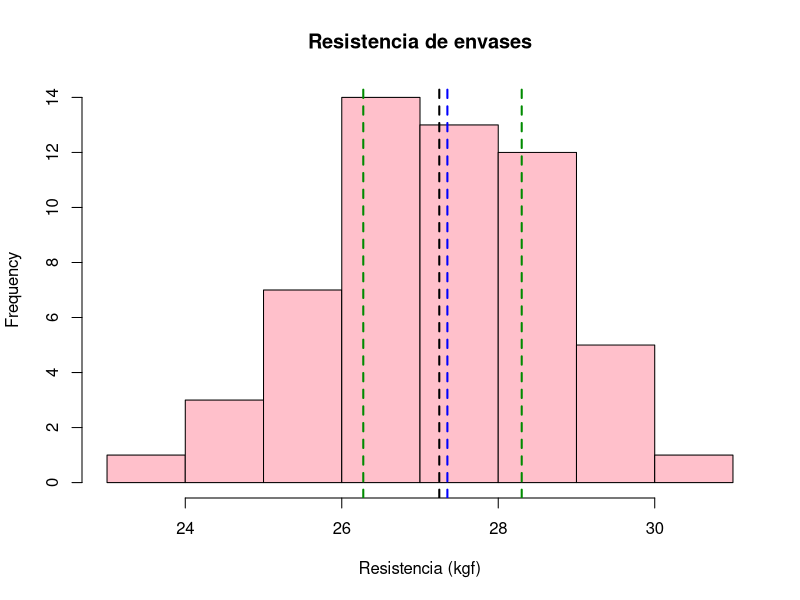
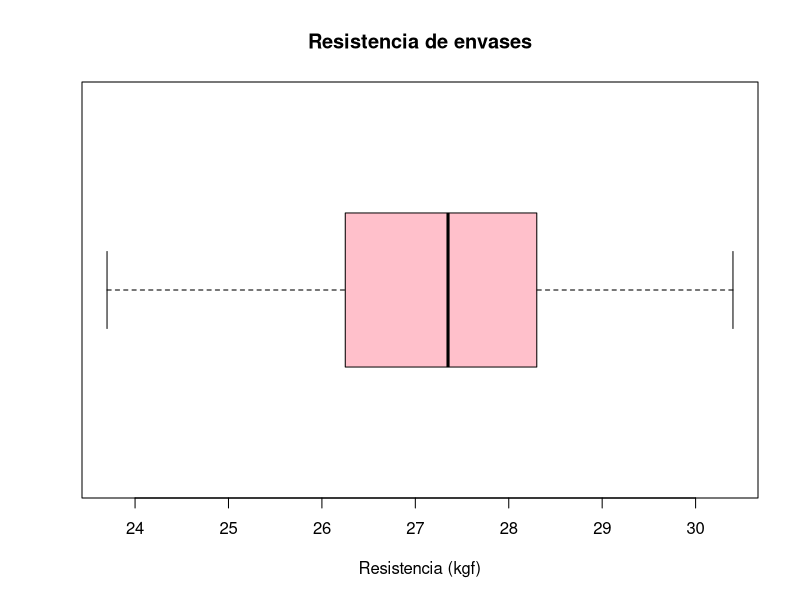

Write R code to recreate these figures, in order.
## ---- chunk 1
#Podemos calcuar el IC por aproximacion normal y t-student. realicemos ambas:

#Por aproximacion normal

alpha = 0.05
n = 40
x.bar = 18.1
S = 1.7

#margen de error
me.n = qnorm(1 - (alpha / 2)) * S / sqrt(n)

IC.n = c(x.bar - me.n, x.bar + me.n)

print(IC.n)

#IC por aproximacion normal
## ---- chunk 2
#Podemos calcuar el IC por aproximacion normal y t-student. realicemos ambas

#Por T-student

alpha = 0.05
n = 40
x.bar = 18.1
S = 1.7

#margen de error
me.t = qt(1 - (alpha / 2), n - 1) * S / sqrt(n)

IC.t = c(x.bar - me.t, x.bar + me.t)

print(IC.t)

#IC por aproximacion normal
## ---- chunk 3


ME.ast = 0.4
n.ast = ceiling((qnorm(1 - (alpha/2)) * S /ME.ast)^2)

if (n.ast > n){
  cat("Se requieren", n.ast - n, "nuevos individuos para garantizar un margen de error de", ME.ast, "mg")
} else {
  cat ("Con", n, "individuos estamos bien")
}



## ---- chunk 4

#IC del 95% para la desviacion estandar real/poblacional


q1 = qchisq(1- (alpha/2), n - 1)

q2 = qchisq(alpha/2, n - 1)

a = (n - 1) * (S^2) / q1

b = (n - 1) * (S^2) / q2

IC.sigma = sqrt(c(a, b))

print(IC.sigma)

## ---- chunk 5

#Punto medio del IC de la media poblacional

z1 = x.bar - IC.sigma[2]
z2 = x.bar + IC.sigma[2]

print(c(z1, z2))

## ---- chunk 6
X = c(28.3, 26.8, 26.6, 26.5, 28.1, 24.8, 27.4, 26.2, 29.4, 28.6, 24.9, 25.2, 30.4, 27.7, 27.0, 26.1, 28.1, 26.9, 28.0, 27.6, 25.6, 29.5, 27.6, 27.3, 26.2, 27.7, 27.2, 25.9, 26.5, 28.3, 26.5, 29.1, 23.7, 29.7, 26.8, 29.5, 28.4, 26.3, 28.1, 28.7, 27.0, 25.5, 26.9, 27.2, 27.6, 25.5, 28.3, 27.4, 28.8, 25.0, 25.3, 27.7, 25.2, 28.6, 27.9, 28.7)


## ---- chunk 7

#Medidas de centralidad
library(e1071)

media = mean(X)
mediana = median(X)
p25 = quantile(X, 0.25)
p75 = quantile(X, 0.75)
minimo = min(X)
maximo = max(X)

MC = rbind(media, mediana, minimo, p25, p75, maximo)
print(MC)

#Medidas de dispercion

desv.est = sd(X)
rango = maximo - minimo
rango.intercuantil = IQR(X)
MD = rbind(desv.est, rango, rango.intercuantil)
print(MD)
#Medidas de Forma

asimetria = skewness(X)
curtosis = kurtosis(X)
MF = rbind(asimetria, curtosis)
print(MF)
#Graficos

hist(X, main = "Resistencia de envases", xlab = "Resistencia (kgf)", col = "pink")


abline(v= media, lty = 2, lwd = 2)
abline(v= mediana, lty = 2, lwd = 2, col = "blue")
abline(v= p25, lty = 2, lwd = 2, col = "green4")
abline(v= p75, lty = 2, lwd = 2, col = "green4")

boxplot(X, main = "Resistencia de envases", xlab = "Resistencia (kgf)", col = "pink", horizontal = T)



## ---- chunk 8

#Por aproximacion normal

n = length(X)


#margen de error
ME = qnorm(1 - (alpha / 2)) * desv.est / sqrt(n)

IC.n = c(media - ME, media + ME)

print(IC.n)


## ---- chunk 9
q1 = qchisq(1- (alpha/2), n - 1)

q2 = qchisq(alpha/2, n - 1)

a = (n - 1) * (desv.est^2) / q1

b = (n - 1) * (desv.est^2) / q2

IC.sigma = sqrt(c(a, b))

print(IC.sigma)

